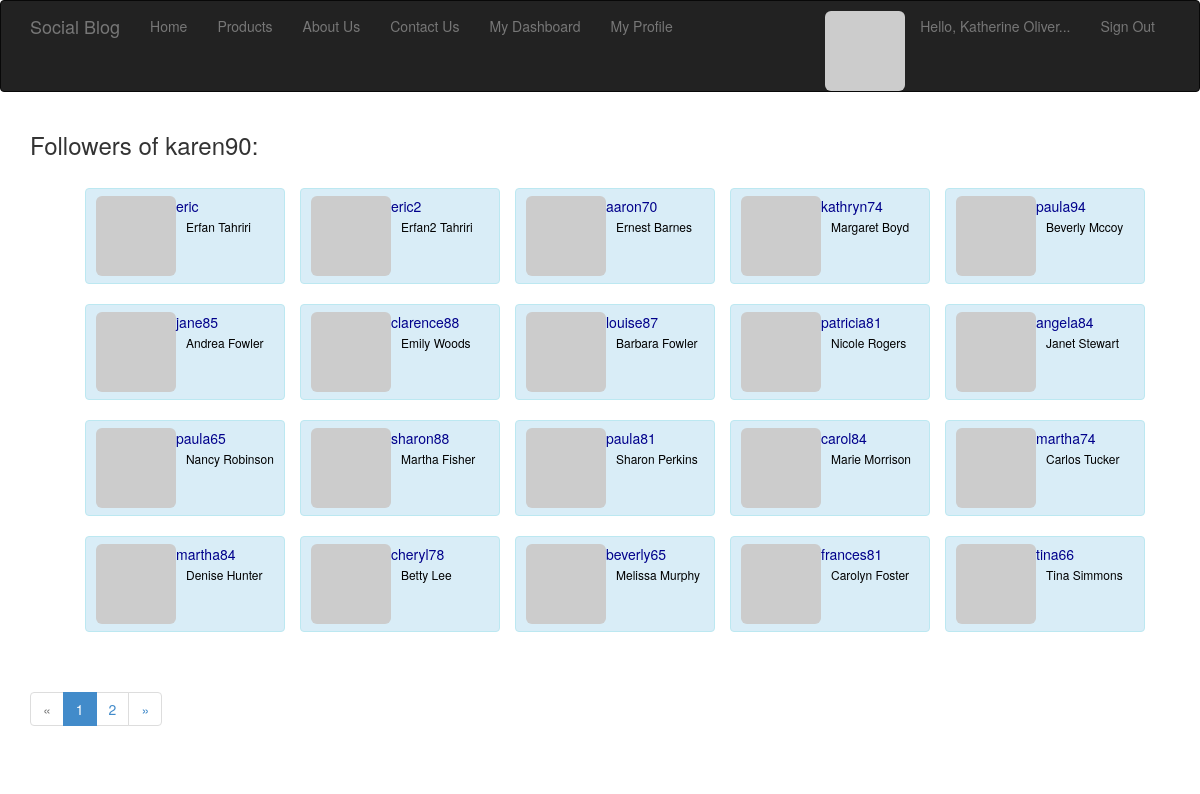
Screenshot of /followed_by/karen90 (signed in) with the database file from the repository.
### project/apps/auth/models.py (models this page shows, shortened)
class User_auth(UserMixin, db.Model):
    id = db.Column(db.Integer, primary_key=True)
    username = db.Column(db.String(64), unique=True, index=True)
    name = db.Column(db.String(64))
    family = db.Column(db.String(64))
    email = db.Column(db.String(64), unique=True, index=True)
    location = db.Column(db.String(64))
    about_me = db.Column(db.Text())
    last_seen = db.Column(db.DateTime(), default=datetime.utcnow)
    password_hash = db.Column(db.String(128))
    role_id = db.Column(db.Integer, db.ForeignKey('role_auth.id'))
    registered_at = db.Column(db.DateTime(), default=datetime.utcnow)
    confirmed = db.Column(db.Boolean, default=False)
    role = db.relationship('Role_auth', foreign_keys='User_auth.role_id')
    avatar_hash = db.Column(db.String(32))
    posts = db.relationship('Post', backref='author', lazy='dynamic')
    followed = db.relationship('Follow',
                               foreign_keys=[Follow.follower_id],
                               backref=db.backref('follower', lazy='joined'),
                               lazy='dynamic',
                               cascade='all, delete-orphan')
    followers = db.relationship('Follow',
                                foreign_keys=[Follow.followed_id],
                                backref=db.backref('followed', lazy='joined'),
                                lazy='dynamic',
                                cascade='all, delete-orphan')
    comments = db.relationship('Comment', backref='author', lazy='dynamic')
    def gravatar(self, size=100, default='identicon', rating='g'):
        if request.is_secure:
            url = 'https://secure.gravatar.com/avatar'
        else:
            url = 'http://www.gravatar.com/avatar'
        hash = self.avatar_hash or hashlib.md5(self.email.encode('utf-8')).hexdigest()
        return '{url}/{hash}?s={size}&d={default}&r={rating}'.format(url=url, hash=hash, size=size, default=default, rating=rating)
    def ping(self):
        self.last_seen = datetime.utcnow()
        db.session.add(self)
    def can(self, permissions):
        return self.role is not None and (self.role.permissions & permissions) == permissions
    @login_manager.user_loader
    def load_user(user_id):
        return User_auth.query.get(int(user_id))
    @property
    def password(self):
        raise AttributeError('password is not a readable attribute')

### project/apps/site/views.py (the view)
@mod.route('followed_by/<username>')
@login_required
def followed_by(username):
    user = User.query.filter_by(username=username).first()
    if user is None:
        flash('Invalid user.')
        return redirect(url_for('site.index'))
    page = request.args.get('page', 1, type=int)
    pagination = user.followed.paginate(
                 page, per_page=current_app.config['FLASKY_FOLLOWED_PER_PAGE'],
                 error_out=False)
    follows = [{'user': item.followed, 'timestamp': item.timestamp} for item in pagination.items]
    return render_template('profile/followed_by.html', user=user, title="Followers of",
                           endpoint='.followers', pagination=pagination,
                           follows=follows, permission=Permission)

### project/apps/auth/views.py (called while the page is built)
@mod.before_app_request
def before_request():
    if current_user.is_authenticated():
        current_user.ping()
        if not current_user.confirmed and request.endpoint[:5] != 'auth.':
            return redirect(url_for('auth.unconfirmed'))

### project/apps/site/views.py (called while the page is built)
@mod.after_app_request
def after_request(response):
    for query in get_debug_queries():
        if query.duration >= current_app.config['FLASKY_SLOW_DB_QUERY_TIME']:
            current_app.logger.warning('Slow query: %s\nParameters: %s\nDuration: %fs\nContext: %s\n' % (query.statement, query.parameters, query.duration, query.context))
    return response

### project/utils/template_tag.py (called while the page is built)
def teaser(text, length=35):
    if len(text) <= length:
        return text
    parts = text.split(' ')
    while len(' '.join(parts)) > length:
        parts.pop()
    return ' '.join(parts) + '...'

### project/media/templates/profile/followed_by.html (shortened to what this page needs)
{% extends "base/_base.html" %}
{% from '_macros.html' import render_field %}
{% from '_macros.html' import pagination_widget %}
{% block body %}
<div>
    <h3>{{ title }} {{ user.username }}:</h3>
    <br/>
    <ul class="follows">
        {% for u in follows %}
        <li class="alert alert-info" style="min-width: 200px; width: 200px; overflow: auto; float: left; margin-left: 15px;">
            <div class="profile-thumbnail" style="float: left">
                <a href="{{ url_for('profile.view_profile', username=u.user.username) }}">
                    <img class="img-rounded profile-thumbnail" src="{{ u.user.gravatar(size=40) }}">
                </a>
            </div>
            <div class="" style="margin-left: 50px">
                <a href="{{ url_for('profile.view_profile', username=u.user.username) }}" style="; color: darkblue">
                    {{ u.user.username }}
                </a>
            </div>
            <div class="" style="float: left; font-size: 12px; margin-left: 10px; margin-top: 2px; color: #000000">
               {{ teaser(u.user.name|capitalize,10) }}&nbsp{{ u.user.family|capitalize }}
            </div>
        </li>
        {% endfor %}
    </ul>
    <div class="pagination" style="">
        {{ pagination_widget(pagination, 'site.followed_by', username=user.username) }}
    </div>
</div>
{% endblock %}

### project/media/templates/base/_base.html (shortened to what this page needs)
<html>
<head>
	<link rel="stylesheet" href="{{ url_for('static', filename='css/bootstrap.css')}}" type="text/css" media="screen" />
	<link rel="stylesheet" href="{{ url_for('static', filename='css/style.css')}}" />
</head>
<body style="min-width: 250px">
	{% block navbar %}
        <div class="navbar navbar-inverse" role="navigation">
            <div class="container">
                <div class="navbar-header">
                    <a class="navbar-brand" href="/">Social Blog</a>
                </div>
                <div class="navbar-collapse collapse">
                    <ul class="nav navbar-nav">
                        <li><a href="/">Home</a></li>
                        <li><a href="/">Products</a></li>
                        <li><a href="/">About Us</a></li>
                        <li><a href="/">Contact Us</a></li>
                        {% if current_user.is_authenticated() %}
                            <li><a href="{{ url_for('dashboard.dashboard') }}">My Dashboard</a></li>
                        {% endif %}
                        {% if current_user.is_authenticated() %}
                            <li>
                                <a href="{{ url_for('profile.view_profile', username=current_user.username) }}">
                                My Profile
                                </a>
                            </li>
                            {% endif %}
                    </ul>
                    <ul class="nav navbar-nav navbar-right">
                        {% if current_user.is_authenticated() %}
                            <li><img class="img-rounded profile-thumbnail" src="{{ current_user.gravatar(size=30) }}" style="margin-top: 10px"></li>
                            <li><a href="#">Hello, {{ current_user.name|capitalize }} {{ current_user.family|capitalize }}...</a></li>
                            <li><a href="{{ url_for('auth.logout') }}">Sign Out</a></li>
                        {% else %}
                            <li><a href="#">Hello, Quest...</a></li>
                            <li><a href="{{ url_for('auth.login') }}">Sign In </a></li>
                            <li><a href="{{ url_for('auth.add_user') }}"> Sign Up</a></li>
                        {% endif %}
                    </ul>
                </div>
            </div>
        </div>
    {% endblock %}
<div class="container">
	{% block body %}
	{% endblock %}
</div>
</body>
</html>

### project/media/statics/css/style.css (style rules this page uses)
ul { list-style:none; margin-bottom: 0; }
.follows li { padding: 7px 10px; }
a { text-decoration: none !important; }

### rows the page displays
User_auth: name "Katherine", family "Oliver", username "karen90"
User_auth: user.username "eric", name "Erfan", user.family "Tahriri"
User_auth: user.username "eric2", name "Erfan2", user.family "Tahriri"
User_auth: user.username "aaron70", name "Ernest", user.family "Barnes"
User_auth: user.username "kathryn74", name "Margaret", user.family "Boyd"
User_auth: user.username "paula94", name "Beverly", user.family "Mccoy"
User_auth: user.username "jane85", name "Andrea", user.family "Fowler"
User_auth: user.username "clarence88", name "Emily", user.family "Woods"
User_auth: user.username "louise87", name "Barbara", user.family "Fowler"
User_auth: user.username "patricia81", name "Nicole", user.family "Rogers"
User_auth: user.username "angela84", name "Janet", user.family "Stewart"
User_auth: user.username "paula65", name "Nancy", user.family "Robinson"
User_auth: user.username "sharon88", name "Martha", user.family "Fisher"
User_auth: user.username "paula81", name "Sharon", user.family "Perkins"
User_auth: user.username "carol84", name "Marie", user.family "Morrison"
User_auth: user.username "martha74", name "Carlos", user.family "Tucker"
User_auth: user.username "martha84", name "Denise", user.family "Hunter"
User_auth: user.username "cheryl78", name "Betty", user.family "Lee"
User_auth: user.username "beverly65", name "Melissa", user.family "Murphy"
User_auth: user.username "frances81", name "Carolyn", user.family "Foster"
User_auth: user.username "tina66", name "Tina", user.family "Simmons"

### other values shown
{{ title }} "Followers of"
{{ p }} "1"
{{ p }} "2"
